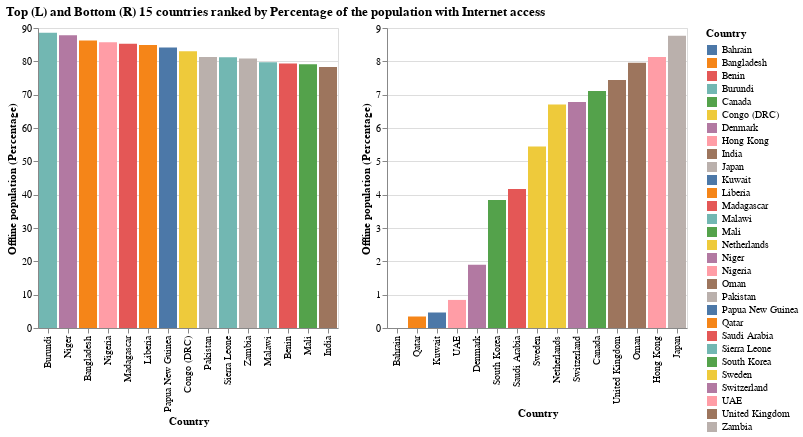

The notebook cell saved with this chart:
### Code cell
bars1 = (
    alt.Chart(df_percentage_offline_population_top_15.query('Year == 2021'))
    .mark_bar()
    .encode(
        alt.X('Country', sort=None),
        alt.Y('Offline population (Percentage)'),
        color='Country',
    )
)
plot_title = f"Top 15 countries ranked by Percentage of the population without Internet access"
bars1.properties(title=plot_title)

bars2 = (
    alt.Chart(df_percentage_offline_population_bottom_15.query('Year == 2021'))
    .mark_bar()
    .encode(
        x = alt.X('Country', sort=None),
        y = alt.Y('Offline population (Percentage)'),
        color='Country',
    )
)
plot_title = f"Bottom 15 countries ranked by Percentage of the population without Internet access"
bars2.properties(title=plot_title)


bars1 | bars2
alt.hconcat(bars1, bars2, title="Top (L) and Bottom (R) 15 countries ranked by Percentage of the population with Internet access")

### Figure 1 — Vega-Lite specification as saved in the notebook (floating-point values rounded to 4 significant figures)
{"config": {"view": {"continuousWidth": 400, "continuousHeight": 300}}, "hconcat": [{"data": {"name": "data-2726e6af04c6e3950efabfde0d553295"}, "mark": "bar", "encoding": {"color": {"type": "nominal", "field": "Country"}, "x": {"type": "nominal", "field": "Country", "sort": null}, "y": {"type": "quantitative", "field": "Offline population (Percentage)"}}}, {"data": {"name": "data-567805c856ab27395b1e319c1301c908"}, "mark": "bar", "encoding": {"color": {"type": "nominal", "field": "Country"}, "x": {"type": "nominal", "field": "Country", "sort": null}, "y": {"type": "quantitative", "field": "Offline population (Percentage)"}}}], "title": "Top (L) and Bottom (R) 15 countries ranked by Percentage of the population with Internet access", "$schema": "https://vega.github.io/schema/vega-lite/v4.8.1.json", "datasets": {"data-2726e6af04c6e3950efabfde0d553295": [{"Year": 2021, "Country": "Burundi", "Internet users (population)": 0.29, "Offline population": 10.54, "Offline population (Percentage)": 88.57, "Internet users (percent of population)": 2.7, "Population": 11.9, "Mobile subscribers (Percentage)": 4.756}, {"Year": 2021, "Country": "Niger", "Internet users (population)": 1.18, "Offline population": 21.26, "Offline population (Percentage)": 87.85, "Internet users (percent of population)": 5.3, "Population": 24.2, "Mobile subscribers (Percentage)": 1.678}, {"Year": 2021, "Country": "Bangladesh", "Internet users (population)": 21.03, "Offline population": 142.0, "Offline population (Percentage)": 86.22, "Internet users (percent of population)": 12.9, "Population": 164.7, "Mobile subscribers (Percentage)": 0.6163}, {"Year": 2021, "Country": "Nigeria", "Internet users (population)": 14.26, "Offline population": 176.6, "Offline population (Percentage)": 85.7, "Internet users (percent of population)": 7.5, "Population": 206.1, "Mobile subscribers (Percentage)": 0.4459}, {"Year": 2021, "Country": "Madagascar", "Internet users (population)": 1.16, "Offline population": 23.37, "Offline population (Percentage)": 85.29, "Internet users (percent of population)": 4.7, "Population": 27.4, "Mobile subscribers (Percentage)": 1.482}, {"Year": 2021, "Country": "Liberia", "Internet users (population)": 0.38, "Offline population": 4.33, "Offline population (Percentage)": 84.9, "Internet users (percent of population)": 8.0, "Population": 5.1, "Mobile subscribers (Percentage)": 11.1}, {"Year": 2021, "Country": "Papua New Guinea", "Internet users (population)": 0.95, "Offline population": 7.49, "Offline population (Percentage)": 84.16, "Internet users (percent of population)": 11.2, "Population": 8.9, "Mobile subscribers (Percentage)": 5.348}, {"Year": 2021, "Country": "Congo (DRC)", "Internet users (population)": 7.02, "Offline population": 74.38, "Offline population (Percentage)": 83.01, "Internet users (percent of population)": 8.6, "Population": 89.6, "Mobile subscribers (Percentage)": 0.4777}, {"Year": 2021, "Country": "Pakistan", "Internet users (population)": 36.97, "Offline population": 179.6, "Offline population (Percentage)": 81.3, "Internet users (percent of population)": 17.1, "Population": 220.9, "Mobile subscribers (Percentage)": 0.3459}, {"Year": 2021, "Country": "Sierra Leone", "Internet users (population)": 0.99, "Offline population": 6.5, "Offline population (Percentage)": 81.25, "Internet users (percent of population)": 13.2, "Population": 8.0, "Mobile subscribers (Percentage)": 10.76}, {"Year": 2021, "Country": "Zambia", "Internet users (population)": 2.48, "Offline population": 14.87, "Offline population (Percentage)": 80.82, "Internet users (percent of population)": 14.3, "Population": 18.4, "Mobile subscribers (Percentage)": 5.239}, {"Year": 2021, "Country": "Malawi", "Internet users (population)": 2.44, "Offline population": 15.23, "Offline population (Percentage)": 79.74, "Internet users (percent of population)": 13.8, "Population": 19.1, "Mobile subscribers (Percentage)": 2.503}, {"Year": 2021, "Country": "Benin", "Internet users (population)": 1.58, "Offline population": 9.6, "Offline population (Percentage)": 79.34, "Internet users (percent of population)": 14.1, "Population": 12.1, "Mobile subscribers (Percentage)": 7.248}, {"Year": 2021, "Country": "Mali", "Internet users (population)": 2.2, "Offline population": 15.11, "Offline population (Percentage)": 79.11, "Internet users (percent of population)": 12.7, "Population": 19.1, "Mobile subscribers (Percentage)": 6.105}, {"Year": 2021, "Country": "India", "Internet users (population)": 271.6, "Offline population": 1081.0, "Offline population (Percentage)": 78.33, "Internet users (percent of population)": 20.1, "Population": 1380.0, "Mobile subscribers (Percentage)": 0.06109}], "data-567805c856ab27395b1e319c1301c908": [{"Year": 2021, "Country": "Bahrain", "Internet users (population)": 1.48, "Offline population": 0.0, "Offline population (Percentage)": 0.0, "Internet users (percent of population)": 99.7, "Population": 1.5, "Mobile subscribers (Percentage)": 77.2}, {"Year": 2021, "Country": "Qatar", "Internet users (population)": 2.82, "Offline population": 0.01, "Offline population (Percentage)": 0.3448, "Internet users (percent of population)": 99.7, "Population": 2.9, "Mobile subscribers (Percentage)": 47.69}, {"Year": 2021, "Country": "Kuwait", "Internet users (population)": 4.19, "Offline population": 0.02, "Offline population (Percentage)": 0.4651, "Internet users (percent of population)": 99.5, "Population": 4.3, "Mobile subscribers (Percentage)": 40.51}, {"Year": 2021, "Country": "UAE", "Internet users (population)": 9.69, "Offline population": 0.08, "Offline population (Percentage)": 0.8421, "Internet users (percent of population)": 99.1, "Population": 9.5, "Mobile subscribers (Percentage)": 21.12}, {"Year": 2021, "Country": "Denmark", "Internet users (population)": 5.66, "Offline population": 0.11, "Offline population (Percentage)": 1.897, "Internet users (percent of population)": 98.0, "Population": 5.8, "Mobile subscribers (Percentage)": 21.64}, {"Year": 2021, "Country": "South Korea", "Internet users (population)": 49.26, "Offline population": 1.97, "Offline population (Percentage)": 3.84, "Internet users (percent of population)": 96.2, "Population": 51.3, "Mobile subscribers (Percentage)": 2.622}, {"Year": 2021, "Country": "Saudi Arabia", "Internet users (population)": 32.76, "Offline population": 1.46, "Offline population (Percentage)": 4.171, "Internet users (percent of population)": 95.7, "Population": 35.0, "Mobile subscribers (Percentage)": 3.443}, {"Year": 2021, "Country": "Sweden", "Internet users (population)": 9.5, "Offline population": 0.55, "Offline population (Percentage)": 5.446, "Internet users (percent of population)": 94.5, "Population": 10.1, "Mobile subscribers (Percentage)": 12.72}, {"Year": 2021, "Country": "Netherlands", "Internet users (population)": 16.1, "Offline population": 1.16, "Offline population (Percentage)": 6.705, "Internet users (percent of population)": 93.3, "Population": 17.3, "Mobile subscribers (Percentage)": 7.358}, {"Year": 2021, "Country": "Switzerland", "Internet users (population)": 8.02, "Offline population": 0.59, "Offline population (Percentage)": 6.782, "Internet users (percent of population)": 93.1, "Population": 8.7, "Mobile subscribers (Percentage)": 14.48}, {"Year": 2021, "Country": "Canada", "Internet users (population)": 34.05, "Offline population": 2.68, "Offline population (Percentage)": 7.109, "Internet users (percent of population)": 92.7, "Population": 37.7, "Mobile subscribers (Percentage)": 2.438}, {"Year": 2021, "Country": "United Kingdom", "Internet users (population)": 62.48, "Offline population": 5.05, "Offline population (Percentage)": 7.437, "Internet users (percent of population)": 92.5, "Population": 67.9, "Mobile subscribers (Percentage)": 1.766}, {"Year": 2021, "Country": "Oman", "Internet users (population)": 4.27, "Offline population": 0.35, "Offline population (Percentage)": 7.955, "Internet users (percent of population)": 92.4, "Population": 4.4, "Mobile subscribers (Percentage)": 31.41}, {"Year": 2021, "Country": "Hong Kong", "Internet users (population)": 6.82, "Offline population": 0.61, "Offline population (Percentage)": 8.133, "Internet users (percent of population)": 91.7, "Population": 7.5, "Mobile subscribers (Percentage)": 38.47}, {"Year": 2021, "Country": "Japan", "Internet users (population)": 116.1, "Offline population": 11.09, "Offline population (Percentage)": 8.767, "Internet users (percent of population)": 91.3, "Population": 126.5, "Mobile subscribers (Percentage)": 1.162}]}}
